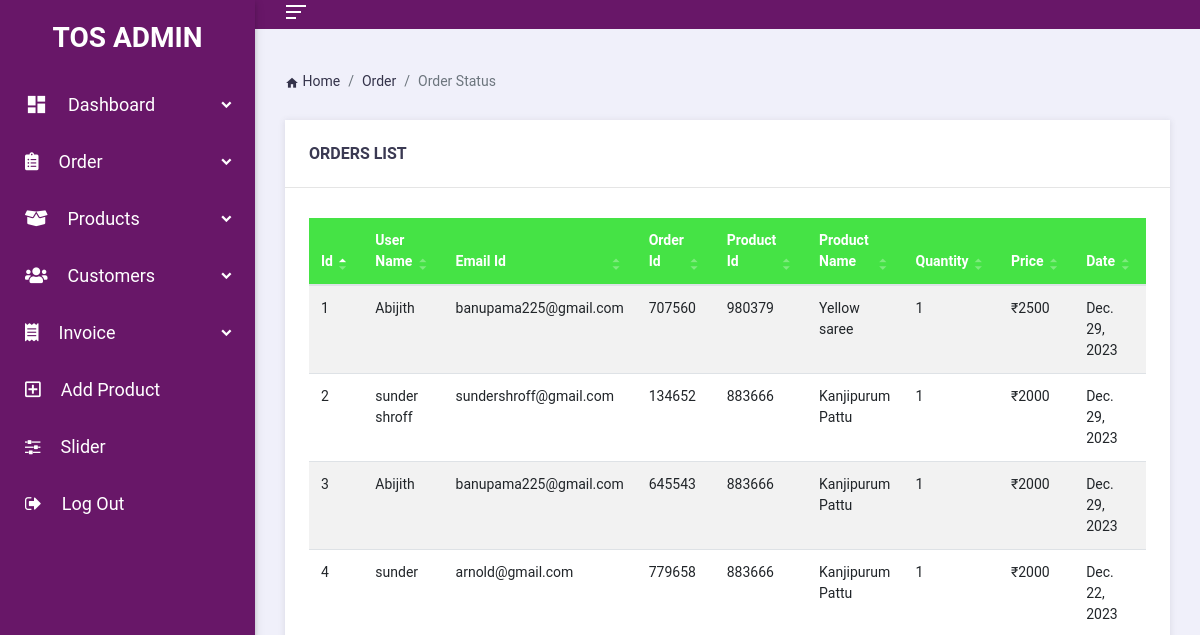
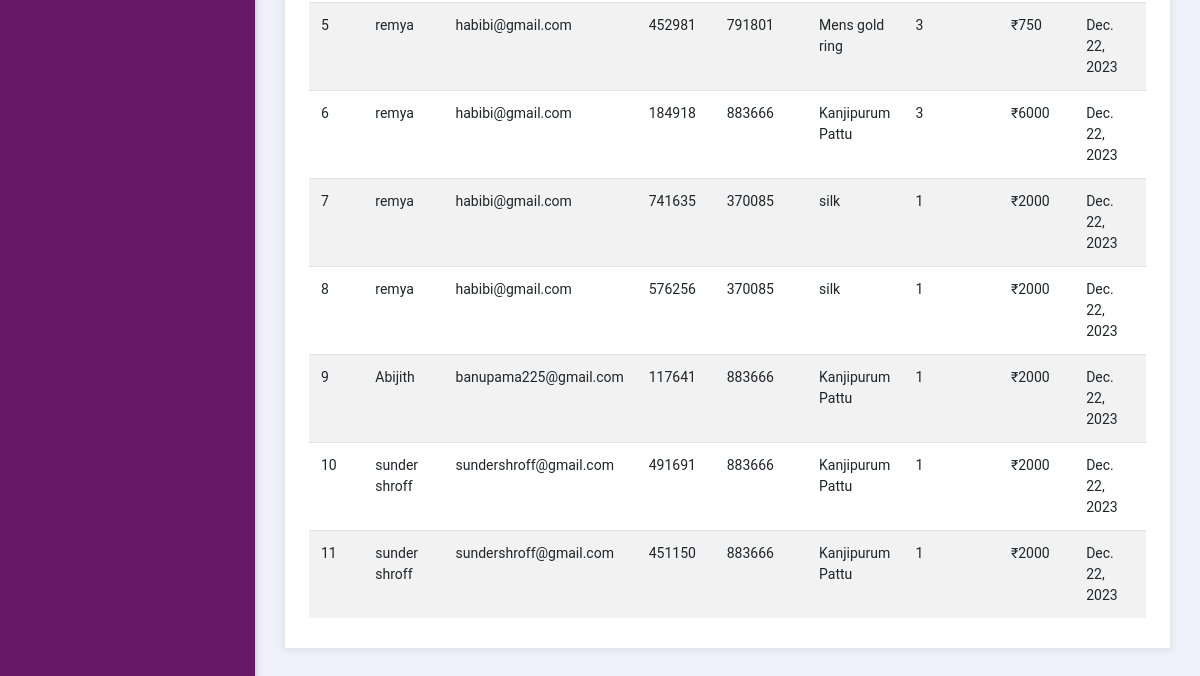
Page /order_status/ (signed in) on the earlier database version (2 pictures, top to bottom).
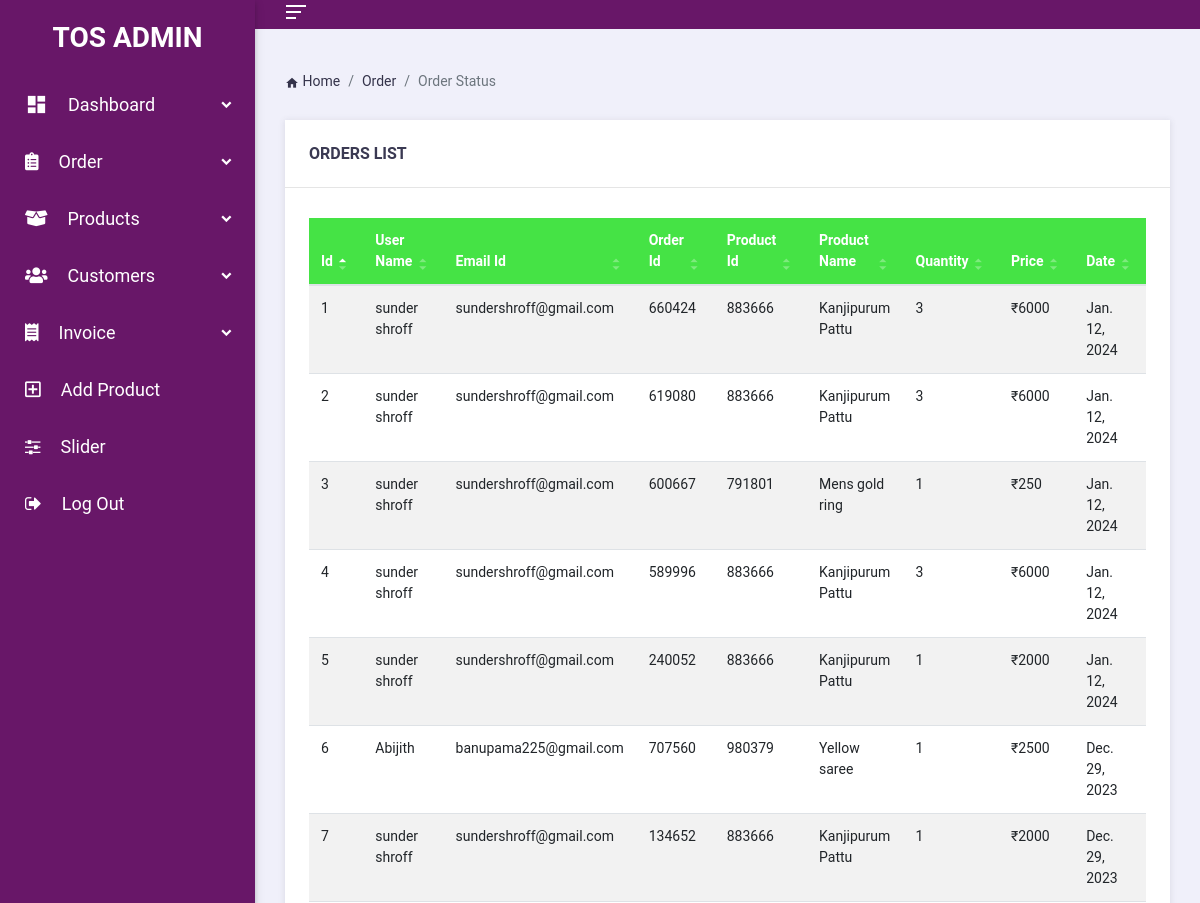
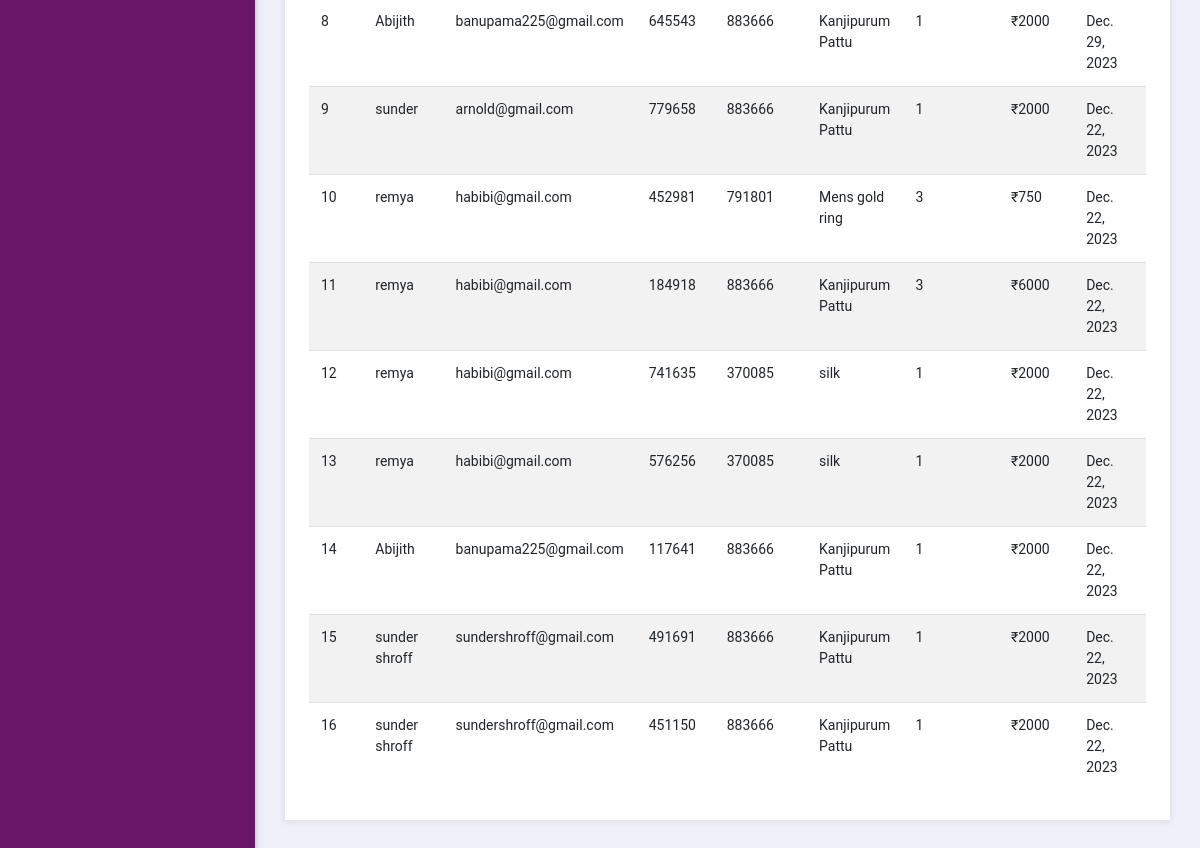
Same page on the later database version (2 pictures, top to bottom).
### TunShopApp/models.py (models this page shows, shortened)
class OrderList(models.Model):
    order_uid = models.IntegerField(unique=True, null=True)
    user_quantity = models.IntegerField(default=0)
    product = models.ForeignKey(Product, on_delete=models.CASCADE)
    user = models.ForeignKey(userRegistrationModel, on_delete=models.CASCADE)
    order_date = models.DateField("Date", auto_now_add=True)
    total_amount = models.IntegerField( null=True)

class userRegistrationModel(models.Model):
    user = models.OneToOneField(User, on_delete=models.CASCADE, null=True)
    uid = models.IntegerField(unique=True, null=True)
    name = models.TextField(null=True)
    email = models.EmailField(max_length=100, null=True)
    door_no = models.TextField(null=True)
    street = models.TextField(null=True)
    city = models.TextField(null=True)
    state = models.TextField(null=True)
    country = models.TextField(null=True)
    pin_code = models.TextField(null=True)
    near_land_mark = models.TextField(null=True)
    mobile = models.IntegerField(null=True)
    password = models.CharField(max_length=50, null=True)
    registered_date = models.DateTimeField(auto_now_add=True)

class Product(models.Model):
    uid = models.IntegerField(unique=True, null=True)
    category = models.ForeignKey(Category, on_delete=models.CASCADE, )
    name = models.CharField(max_length=150, null=False, blank=False)
    image = models.ImageField(upload_to=getFileName, null=True, blank=True)
    color = models.CharField(max_length=150, null=True, )
    weight = models.CharField(max_length=50, null=True, default="empty")
    size = models.CharField(max_length=50, null=True)
    quantity = models.IntegerField(null=True, blank=True)
    original_price = models.FloatField(null=True, blank=False, )
    selling_price = models.IntegerField(null=True, blank=False)
    discount = models.IntegerField(null=True, blank=False)
    description = models.TextField(max_length=500, null=False, blank=False)
    created_at = models.DateTimeField(auto_now_add=True)
    status = models.TextField(null=True)

### TunShopApp/views.py (the view)
# urls.py: path('order_status/', views.order_status),
@login_required(login_url="/login_admin/")
def order_status(request):
    order_list = OrderList.objects.all()
    context = {
        'order_list':order_list[::-1],
    }
    return render(request, "order_status.html",context)

### TunShopApp/templates/order_status.html (shortened to what the changed rows need)
<!DOCTYPE html>
<html lang="en">
{% load static %}
<head>
  <link href="{% static 'css/all.min.css' %}" rel="stylesheet">
  <link rel="stylesheet" href="../../vendors/iconic-fonts/flat-icons/flaticon.css">
  <link href="{% static 'css/bootstrap.min.css' %}" rel="stylesheet">
  <link href="{% static 'css/jquery-ui.min.css' %}" rel="stylesheet">
  <link href="{% static 'css/datatables.min.css' %}" rel="stylesheet">
  <link href="{% static 'css/style.css' %}" rel="stylesheet">
  <link rel="stylesheet" href="https://cdnjs.cloudflare.com/ajax/libs/font-awesome/4.7.0/css/font-awesome.min.css">
</head>
<body class="ms-body ms-aside-left-open ms-primary-theme ">
  <main class="body-content">
    <div class="ms-content-wrapper">
      <div class="row">
        <div class="col-md-12">
          <div class="ms-panel">
            <div class="ms-panel-body">
              <div class="table-responsive">
            <table id="data-table" class="table table-striped thead-primary w-100 dataTable no-footer" role="grid" aria-describedby="data-table-2_info" style="width: 1160px;">
              <thead>
                <tr role="row"><th class="sorting_asc" tabindex="0" aria-controls="data-table-2" rowspan="1" colspan="1" aria-sort="ascending" aria-label="Id: activate to sort column descending" style="width: 42px;">Id</th>
                  <th class="sorting" tabindex="0" aria-controls="data-table-2" rowspan="1" colspan="1" aria-label="User Name: activate to sort column ascending" style="width: 140px;">User Name</th>
                  <th class="sorting" tabindex="0" aria-controls="data-table-2" rowspan="1" colspan="1" aria-label="Email Id: activate to sort column ascending" style="width: 221px;">Email Id</th>
                  <th class="sorting" tabindex="0" aria-controls="data-table-2" rowspan="1" colspan="1" aria-label="Order Id: activate to sort column ascending" style="width: 109px;">Order Id</th>
                  <th class="sorting" tabindex="0" aria-controls="data-table-2" rowspan="1" colspan="1" aria-label="Order Id: activate to sort column ascending" style="width: 109px;">Product Id</th>
                  <th class="sorting" tabindex="0" aria-controls="data-table-2" rowspan="1" colspan="1" aria-label="Product Name: activate to sort column ascending" style="width: 173px;">Product Name</th>
                  <th class="sorting" tabindex="0" aria-controls="data-table-2" rowspan="1" colspan="1" aria-label="Price: activate to sort column ascending" style="width: 77px;">Quantity</th>
                  <th class="sorting" tabindex="0" aria-controls="data-table-2" rowspan="1" colspan="1" aria-label="Price: activate to sort column ascending" style="width: 77px;">Price</th>
                  <th class="sorting" tabindex="0" aria-controls="data-table-2" rowspan="1" colspan="1" aria-label="Date: activate to sort column ascending" style="width: 104px;">Date</th>
                </tr>
              </thead>
              <tbody>
                {% for i in order_list %}
                  <tr role="row" class="even">
                    <td class="sorting_1">{{forloop.counter}}</td>
                    <td> {{i.user.name}}</td>
                    <td>{{i.user.email}}</td>
                    <td>{{i.order_uid}}</td>
                    <td>{{i.product.uid}}</td>
                    <td>{{i.product.name}} </td>
                    <td>{{i.user_quantity}}</td>
                    <td>&#x20b9;{{i.total_amount}}</td>
                    <td>{{i.order_date}}</td>
                  </tr>
                  {% endfor %}
                </tbody>
              </table>
              </div>
            </div>
          </div>
        </div>
      </div>
    </div>
  </main>
</body>
</html>

Differences in the rows shown:
added OrderList: user.name "sunder shroff", user.email "sundershroff@gmail.com", order_uid "660424", product.uid "883666", product.name "Kanjipurum Pattu", user_quantity "3", total_amount "6000", order_date "Jan. 12, 2024"
added OrderList: user.name "sunder shroff", user.email "sundershroff@gmail.com", order_uid "619080", product.uid "883666", product.name "Kanjipurum Pattu", user_quantity "3", total_amount "6000", order_date "Jan. 12, 2024"
added OrderList: user.name "sunder shroff", user.email "sundershroff@gmail.com", order_uid "600667", product.uid "791801", product.name "Mens gold ring", user_quantity "1", total_amount "250", order_date "Jan. 12, 2024"
added OrderList: user.name "sunder shroff", user.email "sundershroff@gmail.com", order_uid "589996", product.uid "883666", product.name "Kanjipurum Pattu", user_quantity "3", total_amount "6000", order_date "Jan. 12, 2024"
added OrderList: user.name "sunder shroff", user.email "sundershroff@gmail.com", order_uid "240052", product.uid "883666", product.name "Kanjipurum Pattu", user_quantity "1", total_amount "2000", order_date "Jan. 12, 2024"
